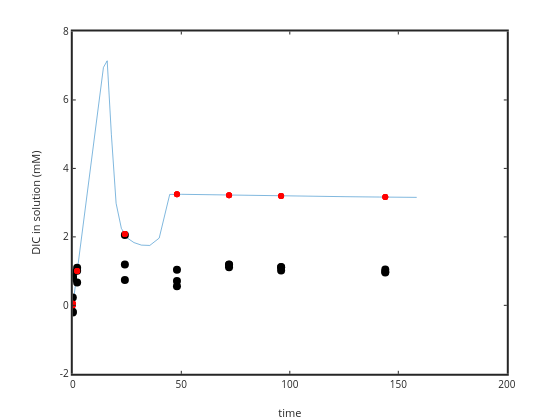

Notebook source saved alongside this figure:
### Code cell
plot(time(1:length(time)),1e3*DIC(1:length(time))); ylabel('DIC in solution (mM)'); xlabel('time')
hold on
plot(sampletime,sampleDIC*1e3,'ko','markersize',8,'markerfacecolor','k')
set(gca,'linewidth',2)

yi = interp1 (time, DIC, sampletime);
plot(sampletime,yi*1e3,'r.')

residual3=sampleDIC*1e3-yi*1e3;

### Figure 1 — Plotly figure (JSON) as saved in the notebook; plotly's stock layout.template omitted (floating-point values rounded to 4 significant figures)
{"data": [{"line": {"color": "rgb(0,113,188)", "dash": "solid", "width": 0.5}, "marker": {"color": "rgb(0,113,188)", "line": {"color": "rgb(0,113,188)"}, "size": 6, "symbol": "none"}, "mode": "lines", "name": "", "showlegend": false, "type": "scatter", "visibility": true, "x": [0, 0, 1.122, 1.259, 1.413, 1.585, 1.778, 1.995, 2.239, 2.512, 2.818, 3.162, 3.548, 3.981, 4.467, 5.012, 5.623, 6.31, 7.079, 7.943, 8.913, 10, 11.22, 12.59, 14.13, 15.85, 17.78, 19.95, 22.39, 25.12, 28.18, 31.62, 35.48, 39.81, 44.67, 50.12, 56.23, 63.1, 70.79, 79.43, 89.13, 100, 112.2, 125.9, 141.3, 158.5], "xaxis": "x", "y": [0, 0, 0.561, 0.6295, 0.7063, 0.7924, 0.8891, 0.9976, 1.119, 1.256, 1.409, 1.581, 1.774, 1.99, 2.233, 2.506, 2.824, 3.154, 3.539, 3.97, 4.454, 4.996, 5.601, 6.269, 6.951, 7.145, 4.99, 2.981, 2.246, 1.967, 1.833, 1.76, 1.75, 1.964, 3.24, 3.244, 3.236, 3.229, 3.22, 3.212, 3.203, 3.193, 3.184, 3.174, 3.164, 3.154], "yaxis": "y"}, {"line": {"color": "rgb(0,0,0)", "width": 0.5}, "marker": {"color": "rgb(0,0,0)", "line": {"color": "rgb(0,0,0)"}, "size": 8, "symbol": "circle"}, "mode": "markers", "name": "", "showlegend": false, "type": "scatter", "visibility": true, "x": [0, 0.1, 2, 24, 48, 72, 96, 144, 0, 0.1, 2, 24, 48, 72, 96, 144, 0, 0.1, 2, 24, 48, 72, 96, 144], "xaxis": "x", "y": [-0.1881, 0.7954, 1.014, 0.7376, 0.5577, 1.186, 1.115, 1.049, -0.2068, 0.8275, 0.6705, 2.053, 0.709, 1.114, 1.121, 0.9826, 0.2322, 0.9485, 1.099, 1.195, 1.043, 1.191, 1.02, 0.9578], "yaxis": "y"}, {"line": {"color": "rgb(255,0,0)", "width": 0.5}, "marker": {"color": "rgb(255,0,0)", "line": {"color": "rgb(255,0,0)"}, "size": 6, "symbol": "circle"}, "mode": "markers", "name": "", "showlegend": false, "type": "scatter", "visibility": true, "x": [0, 0.1, 2, 24, 48, 72, 96, 144, 0, 0.1, 2, 24, 48, 72, 96, 144, 0, 0.1, 2, 24, 48, 72, 96, 144], "xaxis": "x", "y": [0, 0.05, 1.0, 2.081, 3.242, 3.219, 3.197, 3.162, 0, 0.05, 1.0, 2.081, 3.242, 3.219, 3.197, 3.162, 0, 0.05, 1.0, 2.081, 3.242, 3.219, 3.197, 3.162], "yaxis": "y"}], "layout": {"height": 420, "hovermode": "closest", "margin": {"b": 0, "l": 0, "r": 0, "t": 0}, "plot_bgcolor": "rgba(0,0,0,0)", "showlegend": false, "width": 560, "xaxis": {"anchor": "y", "autorange": false, "domain": [0.13, 0.905], "exponentformat": "none", "gridcolor": "rgba(38,38,38,0.15)", "gridwidth": 2, "linecolor": "rgb(38,38,38)", "linewidth": 2, "mirror": "ticks", "range": [0, 200], "showgrid": false, "showline": true, "side": "bottom", "spikedash": "solid", "spikemode": "across", "spikesides": false, "spikethickness": 1, "tickangle": 0, "tickcolor": "rgb(38,38,38)", "tickfont": {"color": "rgb(38,38,38)", "size": 10}, "ticklen": 3, "ticks": "inside", "ticktext": ["0", "50", "100", "150", "200"], "tickvals": [0, 50, 100, 150, 200], "title": {"font": {"color": "rgb(38,38,38)", "size": 11}, "text": "time"}, "type": "linear", "visible": true, "zeroline": false}, "yaxis": {"anchor": "x", "autorange": false, "domain": [0.11, 0.925], "exponentformat": "none", "gridcolor": "rgba(38,38,38,0.15)", "gridwidth": 2, "linecolor": "rgb(38,38,38)", "linewidth": 2, "mirror": "ticks", "range": [-2, 8], "showgrid": false, "showline": true, "side": "left", "spikedash": "solid", "spikemode": "across", "spikesides": false, "spikethickness": 1, "tickangle": 0, "tickcolor": "rgb(38,38,38)", "tickfont": {"color": "rgb(38,38,38)", "size": 10}, "ticklen": 3, "ticks": "inside", "ticktext": ["-2", "0", "2", "4", "6", "8"], "tickvals": [-2, 0, 2, 4, 6, 8], "title": {"font": {"color": "rgb(38,38,38)", "size": 11}, "text": "DIC in solution (mM)"}, "type": "linear", "visible": true, "zeroline": false}}}
